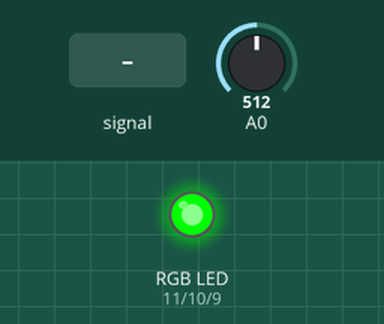
Bench run of a sketch on a simulated Arduino Uno, built with avr-gcc and run on an emulated ATmega328P. Parts: an RGB LED mixed from three pins (HIGH = lit). Inputs (shaded band) come from the test bench; at power-on: A0 = 512.

Above: at 1.2 s.
1.3 s: A0 fed a 200 Hz sine of ±255 counts around its level
4.3 s: A0 set to 0
Timing chart, 0 to 7.3 s (numbered marks = the images above; inputs shaded):
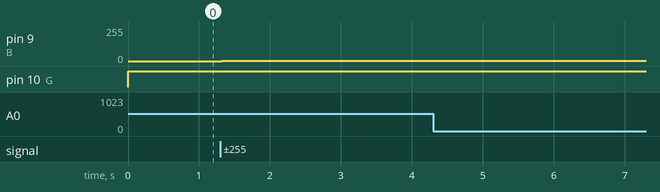

The sketch:

Analog_Input_RGB.ino
```cpp
  /* ANALOG INPUT RGB: Being able to change the clour of an RGB LED by using a potentiometer
 * Using the potentiometer as an INPUT, the RGB LED as an OUTPUT and 3 resistors
 * We give a range value for each colour so that there are specific moments for the desired colour to appear
 */

    //The Red LED is on pin 7 of the arduino
   //The Green LED is on pin 8 of the arduino
    //The Blue LED is on pin 9 of the

int R = 11; //The Red LED is on pin 11 of the arduino
int G = 10; //The Green LED is on pin 10 of the arduino
int B = 9; //The Blue LED is on pin 9 of the arduino

void setup() {
  // put your setup code here, to run once:
Serial.begin(9600);
pinMode(R,OUTPUT); //The Red LED's pin is an OUTPUT
pinMode(G,OUTPUT); //The Green LED's pin is an OUTPUT
pinMode(B,OUTPUT); //The Blue LED's pin is an OUTPUT
}

void loop() {
  // put your main code here, to run repeatedly:
int sensorValue = analogRead(A0);
if(sensorValue < 350){          //If the val is under 350, the R led will be ON
analogWrite(R,sensorValue);
}
else if (sensorValue >= 351){
analogWrite(G,sensorValue);    //If the val is greater or equal than 351, the G led will be ON
digitalWrite(G, HIGH);
}
else{
analogWrite(B,sensorValue < 750);   //If the val is greater than 750 and less, the B led will be ON
}
}
```

Measured:
- after the input at 1.3 s, pin 9 (B): 0/255 → 1/255 at once
